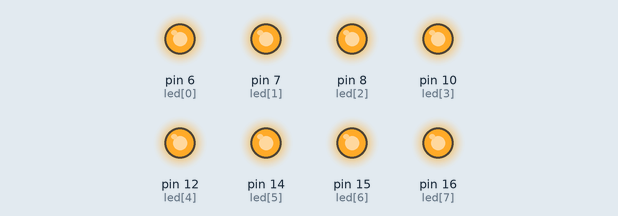
Simulated run of this sketch. Board: Arduino Uno, built with avr-gcc and run on an emulated ATmega328P. Shown: output pins drawn as LEDs (lit = HIGH).

Above: at 0.05 s.
At 1.15 s:
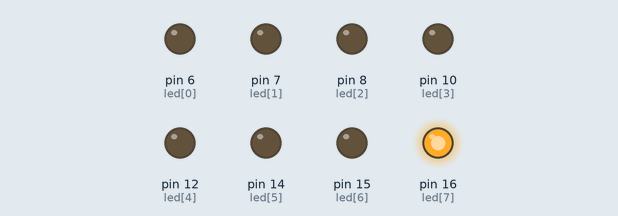
At 1.95 s:
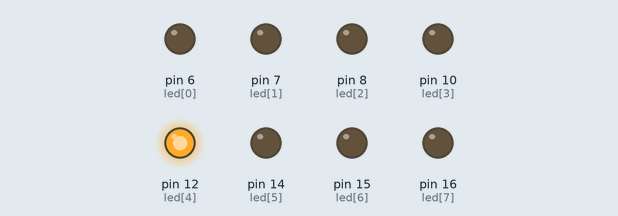
At 2.75 s:
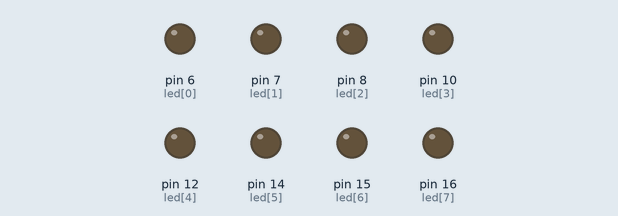
At 4.15 s:
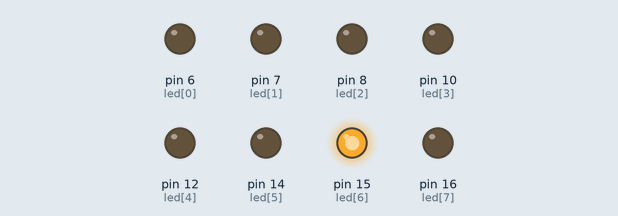
At 5.45 s:
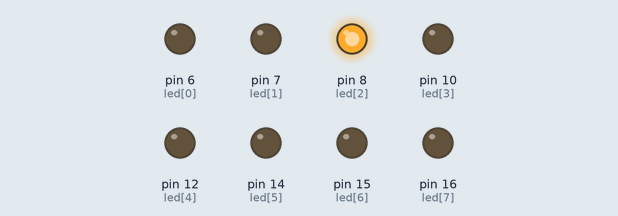
Timing chart, 0 to 5.8 s (numbered marks = the images above):
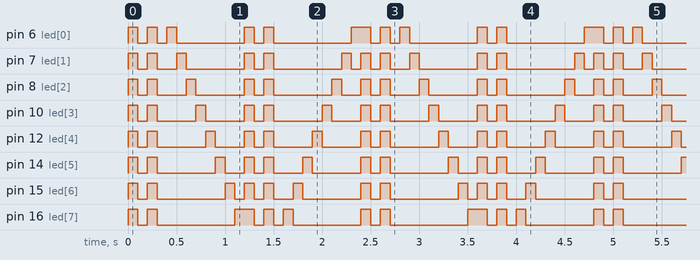

Measured:
- by itself, pin 6 (led[0]): repeats every 2.4 s: 2 × (LOW 0.10 s, HIGH 0.10 s), LOW 0.70 s, HIGH 0.10 s, LOW 0.10 s, HIGH 0.10 s, LOW 0.80 s, HIGH 0.20 s
- by itself, pin 16 (led[7]): repeats every 2.4 s: LOW 0.10 s, HIGH 0.10 s, LOW 0.80 s, HIGH 0.20 s, 2 × (LOW 0.10 s, HIGH 0.10 s), LOW 0.70 s, HIGH 0.10 s
- by itself, everything shown: repeats every 2.4 s, in 24 steps

The sketch:

0311cp1.ino
```cpp
void setup() {
  int i;
  int led[] ={6,7,8,10,12,14,15,16};
  for(i=0;i<=7;i++)
  {
  pinMode(led[i],OUTPUT);
  digitalWrite (led[i],LOW);
  }
}

void loop() {
  int i;
  int led[] ={6,7,8,10,12,14,15,16};

  for(i=0;i<=7;i++)
  {
    digitalWrite (led[i],HIGH);
    }
    delay(100);
  for(i=0;i<=7;i++)
  {
    digitalWrite (led[i],LOW);
    }
    delay(100);
  for(i=0;i<=7;i++)
  {
    digitalWrite (led[i],HIGH);
    }
    delay(100);
  for(i=0;i<=7;i++)
  {
    digitalWrite (led[i],LOW);
    }
    delay(100);
  for(i=0;i<=7;i++)
  {
   digitalWrite (led[i],HIGH);
   delay(100);
   digitalWrite (led[i],LOW);
  }


  for(i=0;i<=7;i++)
  {
    digitalWrite (led[i],HIGH);
    }
    delay(100);
  for(i=0;i<=7;i++)
  {
    digitalWrite (led[i],LOW);
    }
    delay(100);
  for(i=0;i<=7;i++)
  {
    digitalWrite (led[i],HIGH);
    }
    delay(100);
  for(i=0;i<=7;i++)
  {
    digitalWrite (led[i],LOW);
    }
    delay(100);
  for(i=7;i>=0;i--)
  {
   digitalWrite (led[i],HIGH);
   delay(100);
   digitalWrite (led[i],LOW);
  }

}
```
